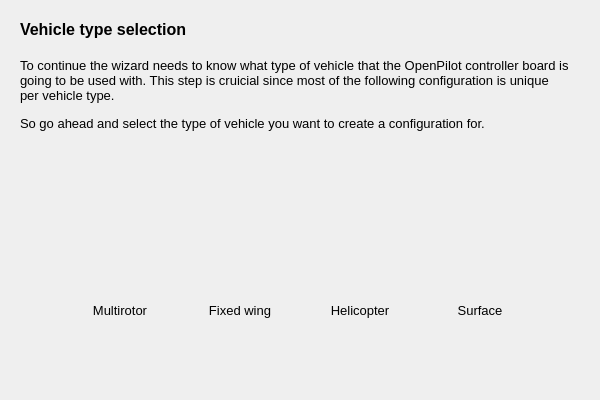
<?xml version="1.0" encoding="UTF-8"?>
<ui version="4.0">
 <class>VehiclePage</class>
 <widget class="QWizardPage" name="VehiclePage">
  <property name="geometry">
   <rect>
    <x>0</x>
    <y>0</y>
    <width>600</width>
    <height>400</height>
   </rect>
  </property>
  <property name="windowTitle">
   <string>WizardPage</string>
  </property>
  <widget class="QLabel" name="label_2">
   <property name="geometry">
    <rect>
     <x>20</x>
     <y>20</y>
     <width>550</width>
     <height>131</height>
    </rect>
   </property>
   <property name="text">
    <string>&lt;!DOCTYPE HTML PUBLIC &quot;-//W3C//DTD HTML 4.0//EN&quot; &quot;http://www.w3.org/TR/REC-html40/strict.dtd&quot;&gt;
&lt;html&gt;&lt;head&gt;&lt;meta name=&quot;qrichtext&quot; content=&quot;1&quot; /&gt;&lt;style type=&quot;text/css&quot;&gt;
p, li { white-space: pre-wrap; }
&lt;/style&gt;&lt;/head&gt;&lt;body style=&quot; font-family:'MS Shell Dlg 2'; font-size:8.25pt; font-weight:400; font-style:normal;&quot;&gt;
&lt;p style=&quot; margin-top:0px; margin-bottom:0px; margin-left:0px; margin-right:0px; -qt-block-indent:0; text-indent:0px;&quot;&gt;&lt;span style=&quot; font-size:12pt; font-weight:600;&quot;&gt;Vehicle type selection&lt;/span&gt;&lt;/p&gt;
&lt;p style=&quot;-qt-paragraph-type:empty; margin-top:0px; margin-bottom:0px; margin-left:0px; margin-right:0px; -qt-block-indent:0; text-indent:0px; font-size:12pt; font-weight:600;&quot;&gt;&lt;/p&gt;
&lt;p style=&quot; margin-top:0px; margin-bottom:0px; margin-left:0px; margin-right:0px; -qt-block-indent:0; text-indent:0px;&quot;&gt;&lt;span style=&quot; font-size:10pt;&quot;&gt;To continue the wizard needs to know what type of vehicle that the OpenPilot controller board is going to be used with. This step is cruicial since most of the following configuration is unique per vehicle type.&lt;/span&gt;&lt;/p&gt;
&lt;p style=&quot;-qt-paragraph-type:empty; margin-top:0px; margin-bottom:0px; margin-left:0px; margin-right:0px; -qt-block-indent:0; text-indent:0px; font-size:8pt;&quot;&gt;&lt;/p&gt;
&lt;p style=&quot; margin-top:0px; margin-bottom:0px; margin-left:0px; margin-right:0px; -qt-block-indent:0; text-indent:0px;&quot;&gt;&lt;span style=&quot; font-size:10pt;&quot;&gt;So go ahead and select the type of vehicle you want to create a configuration for.&lt;/span&gt;&lt;/p&gt;&lt;/body&gt;&lt;/html&gt;</string>
   </property>
   <property name="alignment">
    <set>Qt::AlignLeading|Qt::AlignLeft|Qt::AlignTop</set>
   </property>
   <property name="wordWrap">
    <bool>true</bool>
   </property>
  </widget>
  <widget class="QToolButton" name="surfaceButton">
   <property name="geometry">
    <rect>
     <x>430</x>
     <y>250</y>
     <width>100</width>
     <height>120</height>
    </rect>
   </property>
   <property name="font">
    <font>
     <pointsize>10</pointsize>
    </font>
   </property>
   <property name="toolTip">
    <string>Car, Boat, U-Boat</string>
   </property>
   <property name="styleSheet">
    <string notr="true">QToolButton { border: none }</string>
   </property>
   <property name="text">
    <string>Surface</string>
   </property>
   <property name="icon">
    <iconset resource="../wizardResources.qrc">
     <normaloff>:/setupwizard/resources/bttn-land-up.png</normaloff>
     <normalon>:/setupwizard/resources/bttn-land-down.png</normalon>
     <activeoff>:/setupwizard/resources/bttn-land-down.png</activeoff>
     <activeon>:/setupwizard/resources/bttn-land-down.png</activeon>:/setupwizard/resources/bttn-land-up.png</iconset>
   </property>
   <property name="iconSize">
    <size>
     <width>100</width>
     <height>100</height>
    </size>
   </property>
   <property name="checkable">
    <bool>true</bool>
   </property>
   <property name="autoExclusive">
    <bool>true</bool>
   </property>
   <property name="toolButtonStyle">
    <enum>Qt::ToolButtonTextUnderIcon</enum>
   </property>
   <property name="autoRaise">
    <bool>true</bool>
   </property>
  </widget>
  <widget class="QToolButton" name="multirotorButton">
   <property name="geometry">
    <rect>
     <x>70</x>
     <y>250</y>
     <width>100</width>
     <height>120</height>
    </rect>
   </property>
   <property name="font">
    <font>
     <pointsize>10</pointsize>
    </font>
   </property>
   <property name="toolTip">
    <string>Tricopter, Quadcopter, Hexacopter, Octocopter</string>
   </property>
   <property name="autoFillBackground">
    <bool>false</bool>
   </property>
   <property name="styleSheet">
    <string notr="true">QToolButton { border: none }</string>
   </property>
   <property name="text">
    <string>Multirotor</string>
   </property>
   <property name="icon">
    <iconset resource="../wizardResources.qrc">
     <normaloff>:/setupwizard/resources/bttn-multi-up.png</normaloff>
     <normalon>:/setupwizard/resources/bttn-multi-down.png</normalon>
     <activeoff>:/setupwizard/resources/bttn-multi-down.png</activeoff>
     <activeon>:/setupwizard/resources/bttn-multi-down.png</activeon>:/setupwizard/resources/bttn-multi-up.png</iconset>
   </property>
   <property name="iconSize">
    <size>
     <width>100</width>
     <height>100</height>
    </size>
   </property>
   <property name="checkable">
    <bool>true</bool>
   </property>
   <property name="checked">
    <bool>true</bool>
   </property>
   <property name="autoExclusive">
    <bool>true</bool>
   </property>
   <property name="toolButtonStyle">
    <enum>Qt::ToolButtonTextUnderIcon</enum>
   </property>
   <property name="autoRaise">
    <bool>true</bool>
   </property>
  </widget>
  <widget class="QToolButton" name="fixedwingButton">
   <property name="geometry">
    <rect>
     <x>190</x>
     <y>250</y>
     <width>100</width>
     <height>120</height>
    </rect>
   </property>
   <property name="font">
    <font>
     <pointsize>10</pointsize>
    </font>
   </property>
   <property name="toolTip">
    <string>Airplane, Sloper, Jet</string>
   </property>
   <property name="styleSheet">
    <string notr="true">QToolButton { border: none }</string>
   </property>
   <property name="text">
    <string>Fixed wing</string>
   </property>
   <property name="icon">
    <iconset resource="../wizardResources.qrc">
     <normaloff>:/setupwizard/resources/bttn-plane-up.png</normaloff>
     <normalon>:/setupwizard/resources/bttn-plane-down.png</normalon>
     <activeoff>:/setupwizard/resources/bttn-plane-down.png</activeoff>
     <activeon>:/setupwizard/resources/bttn-plane-down.png</activeon>:/setupwizard/resources/bttn-plane-up.png</iconset>
   </property>
   <property name="iconSize">
    <size>
     <width>100</width>
     <height>100</height>
    </size>
   </property>
   <property name="checkable">
    <bool>true</bool>
   </property>
   <property name="checked">
    <bool>false</bool>
   </property>
   <property name="autoExclusive">
    <bool>true</bool>
   </property>
   <property name="toolButtonStyle">
    <enum>Qt::ToolButtonTextUnderIcon</enum>
   </property>
   <property name="autoRaise">
    <bool>true</bool>
   </property>
  </widget>
  <widget class="QToolButton" name="heliButton">
   <property name="geometry">
    <rect>
     <x>310</x>
     <y>250</y>
     <width>100</width>
     <height>120</height>
    </rect>
   </property>
   <property name="font">
    <font>
     <pointsize>10</pointsize>
    </font>
   </property>
   <property name="styleSheet">
    <string notr="true">QToolButton { border: none }</string>
   </property>
   <property name="text">
    <string>Helicopter</string>
   </property>
   <property name="icon">
    <iconset resource="../wizardResources.qrc">
     <normaloff>:/setupwizard/resources/bttn-heli-up.png</normaloff>
     <normalon>:/setupwizard/resources/bttn-heli-down.png</normalon>
     <activeoff>:/setupwizard/resources/bttn-heli-down.png</activeoff>
     <activeon>:/setupwizard/resources/bttn-heli-down.png</activeon>:/setupwizard/resources/bttn-heli-up.png</iconset>
   </property>
   <property name="iconSize">
    <size>
     <width>100</width>
     <height>100</height>
    </size>
   </property>
   <property name="checkable">
    <bool>true</bool>
   </property>
   <property name="autoExclusive">
    <bool>true</bool>
   </property>
   <property name="toolButtonStyle">
    <enum>Qt::ToolButtonTextUnderIcon</enum>
   </property>
   <property name="autoRaise">
    <bool>true</bool>
   </property>
  </widget>
 </widget>
 <resources>
  <include location="../wizardResources.qrc"/>
 </resources>
 <connections/>
</ui>
